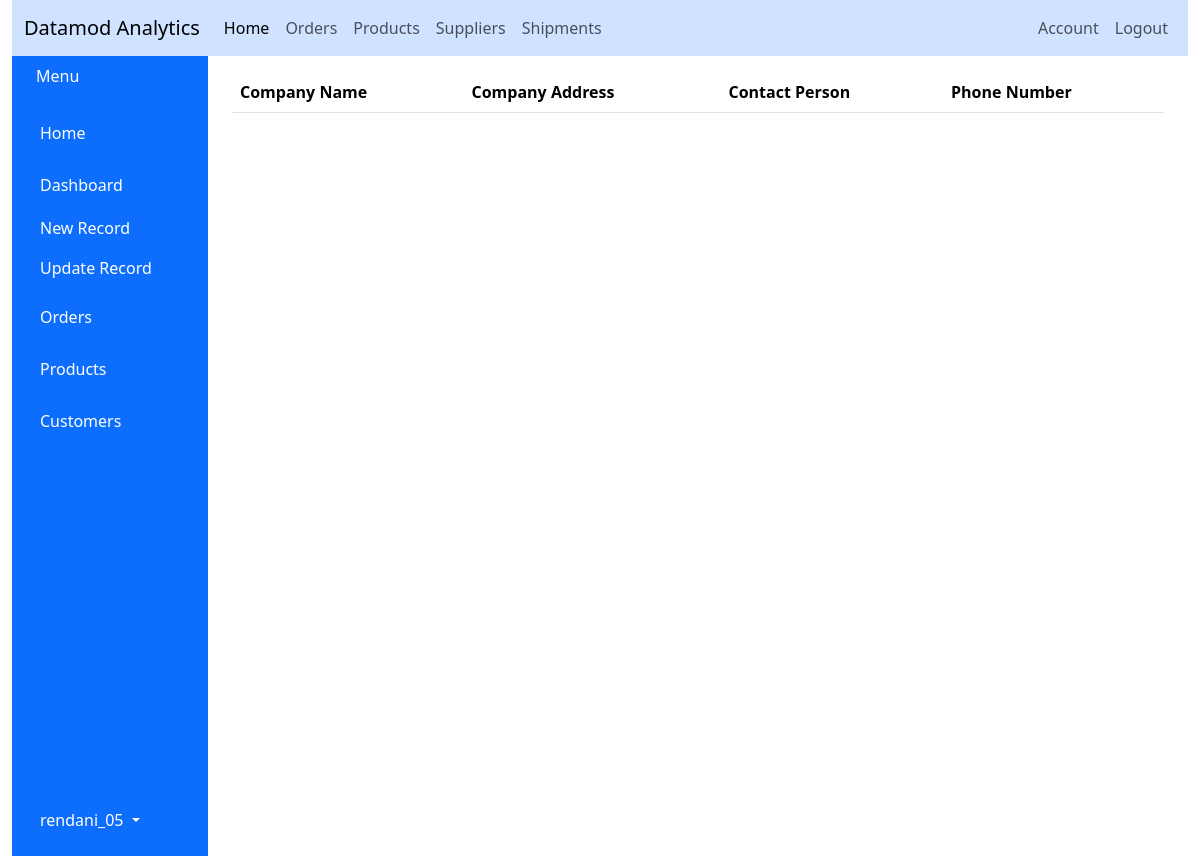
The page /supplier (signed in) on the database as committed earlier.
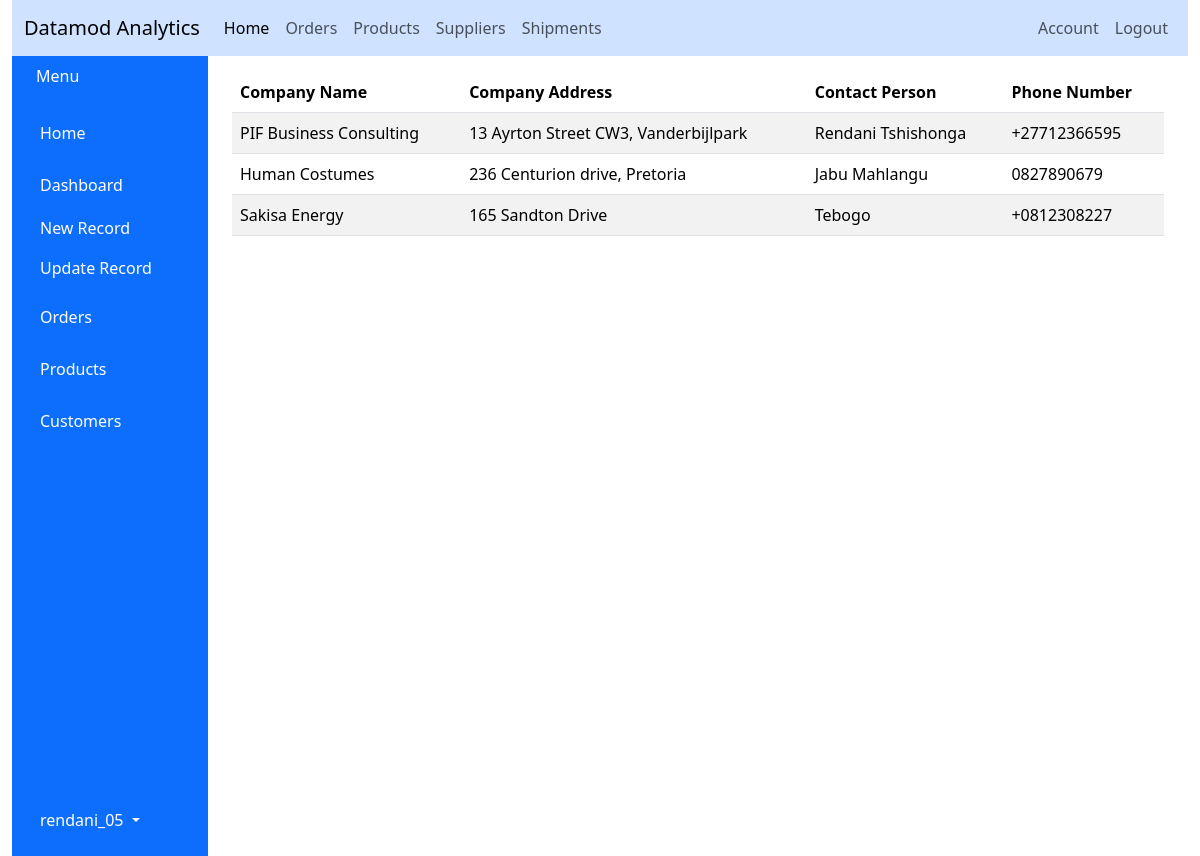
The same page on the database as committed later.
### dashboard/models.py (models this page shows)
class User(db.Model, UserMixin):
    id = db.Column(db.Integer, primary_key=True, nullable=False)
    username = db.Column(db.String(20), unique=True, nullable=False)
    password= db.Column(db.String(60), nullable=False)
    """Create the __repr__ method that returns a printable representation of the object"""
    def __repr__(self):
        return f'User("{self.id}", "{self.username}")'

class Suppliers(db.Model):
    id = db.Column(db.Integer, primary_key=True, nullable=False)
    company_name = db.Column(db.String(128), nullable=False)
    address = db.Column(db.String(128), nullable=False)
    contact_person = db.Column(db.String(20), nullable=False)
    phone_number = db.Column(db.String(20), nullable=False)
    """Create the __repr__ method that returns a printable representation of the object"""
    def __repr__(self):
        return f'Suppliers("{self.id}", "{self.conatct_person}")'

### dashboard/routes.py (the view)
@app.route("/supplier")
@login_required
def supplier():
    supplier = Suppliers.query
    return render_template('suppliers.html', title="Suppliers", supplier=supplier)

### dashboard/models.py (called while the page is built)
@login_manager.user_loader
def load_user(user_id):
    return User.query.get(int(user_id))

### dashboard/templates/suppliers.html
{% extends "layout.html" %}
{% block content %}
    <div class="container">
        <table class="table table-striped">
	    <thead>
	        <tr>
		    <th>Company Name</th>
		    <th>Company Address</th>
		    <th>Contact Person</th>
		    <th>Phone Number</th>
	        </tr>
	    </thead>
	    <tbody>
	        {% for suppliers in supplier%}
		    <tr>
		        <td>{{ suppliers.company_name }}</td>
		        <td>{{ suppliers.address }}</td>
		        <td>{{ suppliers.contact_person }}</td>
		        <td>{{ suppliers.phone_number }}</td>
		    </tr>
	        {% endfor %}
	    </tbody>
        </table>
    </div>
{% endblock content %}

### dashboard/templates/layout.html (shortened to what this page needs)
<!DOCTYPE html>
<html lang="en">
    <head>
	<link href="https://cdn.jsdelivr.net/npm/bootstrap@5.3.3/dist/css/bootstrap.min.css" rel="stylesheet"
	<link rel="stylesheet" href="https://cdnjs.cloudflare.com/ajax/libs/font-awesome/5.15.4/css/all.min.css"/>
    </head>
    <body>
	<div class="container-fluid">
	    <nav class="navbar navbar-expand-lg bg-primary-subtle">
    	        <div class="container-fluid">
        	    <span class="navbar-brand mb-0 h1">Datamod Analytics</span>
        	    <ul class="navbar-nav me-auto mb-2 mb-lg-0">
            	        <li class="nav-item">
                    	    <a class="nav-link active" aria-current="page" href="{{ url_for('home') }}">Home</a>
            		</li>
            		<li class="nav-item">
                    	    <a class="nav-link" href="{{ url_for('order') }}">Orders</a>
            		</li>
             		<li class="nav-item">
                     	    <a class="nav-link" href="{{ url_for('product') }}">Products</a>
            		</li>
             		<li class="nav-item">
                     	    <a class="nav-link" href="{{ url_for('supplier') }}">Suppliers</a>
            		</li>
             		<li class="nav-item">
                     	    <a class="nav-link" href="{{ url_for('shipment') }}">Shipments</a>
            		</li>
        	    </ul>
        	    <div class="navbar-nav">
            		{% if current_user.is_authenticated %}
			    <a class="nav-item nav-link" href="{{ url_for('account') }}">Account</a>
               		    <a class="nav-item nav-link" href="{{ url_for('logout') }}">Logout</a>
            		{% else %}
                	    <a class="nav-item nav-link" href="{{ url_for('login') }}">Login</a>
            		{% endif %}
        	    </div>
    		</div>
	    </nav>
	    <div class="container-fluid">
		<div class="row flex-nowrap">
		    <div class="col-auto col-md-3 col-xl-2 px-sm-2 px-0 bg-primary">
			<div class="d-flex flex-column align-items-center align-items-sm-start px-3 pt-2 text-white min-vh-100">
			    <a href="/" class="d-flex align-items-center pb-3 mb-md-0 me-md-auto text-white text-decoration-none">
			    	<span class"fs-5 d-none d-sm-inline">Menu</span>
			    </a>
			    <ul class="nav nav-pills flex-column mb-sm-auto mb-0 align-items-center align-items-sm-start" id="menu">
			    	<li class="nav-item text-white">
				    <a href="#" class="nav-link align-middle px-0 text-white">
					<span class="ms-1 d-none d-sm-inline">Home</span>
				    </a>
				</li>
				<li>
				    <a href="#submenu1" data-bs-toggele="collapse" class="nav-link px-0 align-middle text-white">
					<span class="ms-1 d-none d-sm-inline">Dashboard</span>
				    </a>
				    <ul class="collapse show nav flex-column ms-1" id="submenu1" data-bs-parent="#menu">
					<li class="w-100">
					    <a href="{{ url_for('new_supplier') }}" class="nav-link px-0 text-white">
					        <span class="d-none d-sm-inline">New Record</span>
					    </a>
					</li>
					<li>
					    <a href="#" class="nav-link px-0 text-white">
					        <span class="d-none d-sm-inline">Update Record</span>
					    </a>
					</li>
				    </ul>
				</li>
				<li>
				    <a href="#" class="nav-link px-0 align-middle text-white">
					<span class="ms-1 d-none d-sm-inline">Orders</span>
				    </a>
				</li>
				<li>
				    <a href="#" class="nav-link px-0 align-middle text-white">
					<span class="ms-1 d-none d-sm-inline">Products</span>
				    </a>
				</li>
				<li>
				    <a href="#" class="nav-link px-0 align-middle text-white">
					<span class="ms-1 d-none d-sm-inline">Customers</span>
				    </a>
				</li>
			    </ul>
			    <div class="dropdown pb-4">
			    {% if current_user %}
				<a href="#" class="d-flex align-items-center text-white text-decoration-none dropdown-toggle"
				id="dropdownUser1" data-bs-toggle="dropdown" aria-expanded="false">
				    <span class="d-none d-sm-inline mx-1">{{ current_user.username }}</span>
				</a>
			    {% endif %}
			    </div>
			</div>
		    </div>
		    <div class="col py-3">
		        {% block content %}{% endblock %}
		    </div>
		</div>
	    </div>
        </div>
    </body>
</html>

Rows that differ between the two databases and show on the page:
added Suppliers: company_name "PIF Business Consulting", address "13 Ayrton Street CW3, Vanderbijlpark", contact_person "Rendani Tshishonga", phone_number "+27712366595"
added Suppliers: company_name "Human Costumes", address "236 Centurion drive, Pretoria", contact_person "Jabu Mahlangu", phone_number "0827890679"
added Suppliers: company_name "Sakisa Energy", address "165 Sandton Drive", contact_person "Tebogo", phone_number "+0812308227"
